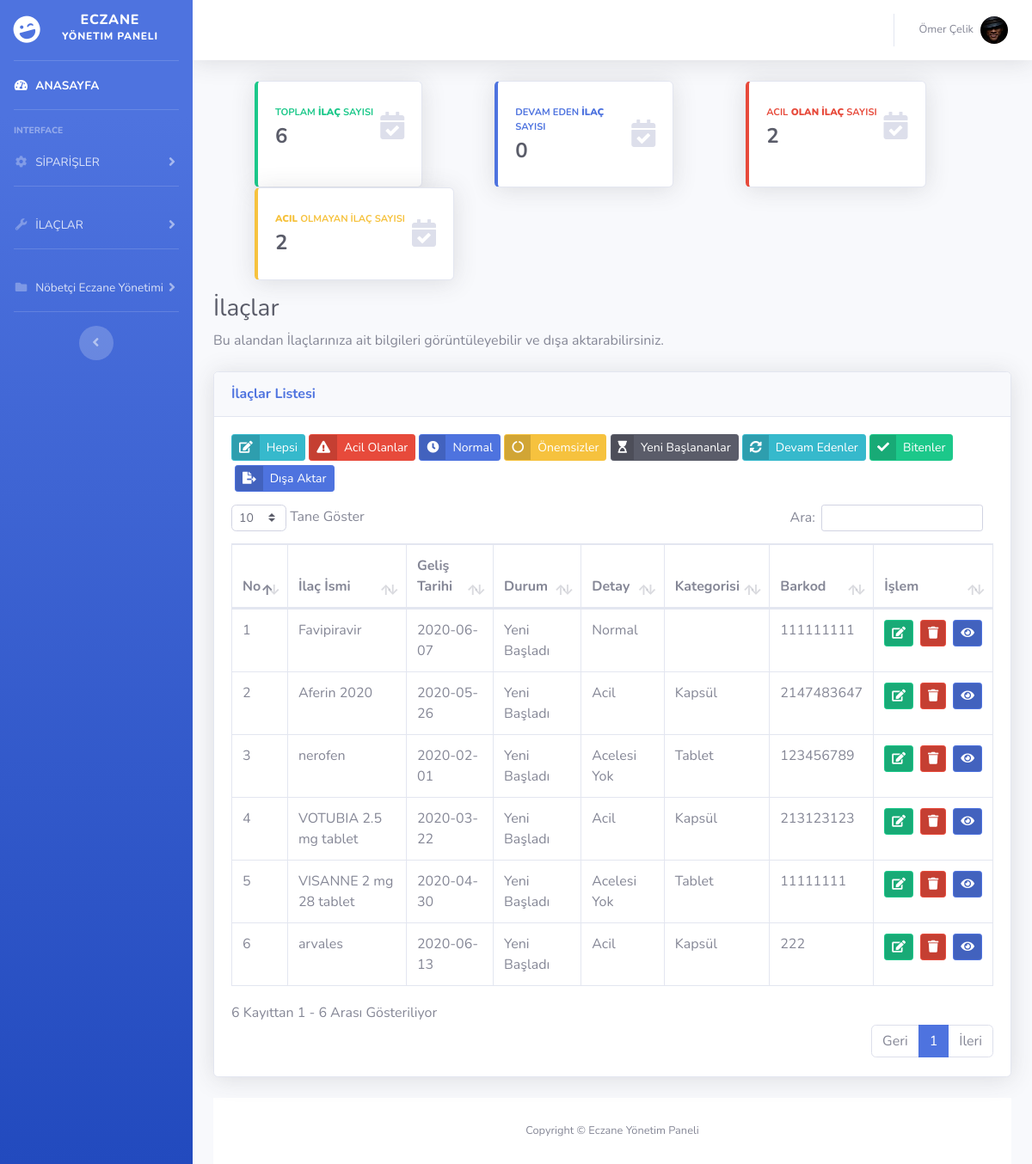
Page /ilaclar.php (signed in) on the committed database.
### tables this page shows
CREATE TABLE `ayarlar` (
  `id` int(11) NOT NULL,
  `site_baslik` varchar(300) NOT NULL,
  `site_aciklama` varchar(500) NOT NULL,
  `site_sahibi` varchar(200) NOT NULL
);

CREATE TABLE `ilac` (
  `i_id` int(11) NOT NULL,
  `i_adi` varchar(300) NOT NULL,
  `i_detay` varchar(500) NOT NULL,
  `i_durum` varchar(100) NOT NULL,
  `i_tarih` date NOT NULL,
  `i_kategori` varchar(500) NOT NULL,
  `barkod` int(50) NOT NULL
);

### ilaclar.php (the view, shortened to what this page needs)
<?php
include'header.php'
?>
<link href="vendor/datatables/dataTables.bootstrap4.min.css" rel="stylesheet">
<div class="row mb-3 mx-4">
<?php
				$ilacsor=$db->prepare("SELECT * FROM ilac");
				$ilacsor->execute();
				$sayi=$ilacsor->rowcount();
?>
	<div class="col-md-2.5  mx-5">
		<div class="card border-left-success shadow h-100 py-2">
			<div class="card-body">
				<div class="row no-gutters align-items-center">
					<div class="col mr-2">
						<div class="text-xs font-weight-bold text-success text-uppercase mb-1">Toplam<b> İlaç</b> Sayısı</div>
						<div class="h4 mb-0 font-weight-bold text-gray-800"><?php echo $sayi?></div>
						</div>
							<div class="col-auto">
								<i class="fas fa-calendar-check fa-2x text-gray-300"></i>
							</div>
				</div>
			</div>
		</div>
	</div>
	<?php
				$ilacsor=$db->prepare("SELECT * FROM ilac WHERE i_durum='Devam Ediyor'");
				$ilacsor->execute();
				$sayi=$ilacsor->rowcount();
?>
	<div class="col-md-3 mx-4">
		<div class="card border-left-primary shadow h-100 py-2">
			<div class="card-body">
				<div class="row no-gutters align-items-center">
					<div class="col mr-2">
						<div class="text-xs font-weight-bold text-primary text-uppercase mb-1">Devam Eden<b> İlaç</b> Sayısı</div>
						<div class="h4 mb-0 font-weight-bold text-gray-800"><?php echo $sayi?></div>
						</div>
							<div class="col-auto">
								<i class="fas fa-calendar-check fa-2x text-gray-300"></i>
							</div>
				</div>
			</div>
		</div>
	</div>
		<?php
				$ilacsor=$db->prepare("SELECT * FROM ilac WHERE i_detay='Acil'");
				$ilacsor->execute();
				$sayi=$ilacsor->rowcount();
?>
	<div class="col-md-2.5 mx-5">
		<div class="card border-left-danger shadow h-100 py-2">
			<div class="card-body">
				<div class="row no-gutters align-items-center">
					<div class="col mr-2">
						<div class="text-xs font-weight-bold text-danger text-uppercase mb-1">Acil<b> Olan İlaç</b> Sayısı</div>
						<div class="h4 mb-0 font-weight-bold text-gray-800"><?php echo $sayi?></div>
						</div>
							<div class="col-auto">
								<i class="fas fa-calendar-check fa-2x text-gray-300"></i>
							</div>
				</div>
			</div>
		</div>
	</div>
			<?php
				$ilacsor=$db->prepare("SELECT * FROM ilac WHERE i_detay='Acelesi Yok'");
				$ilacsor->execute();
				$sayi=$ilacsor->rowcount();
?>
	<div class="col-md-2.5 mx-5">
		<div class="card border-left-warning shadow h-100 py-2">
			<div class="card-body">
				<div class="row no-gutters align-items-center">
					<div class="col mr-2">
						<div class="text-xs font-weight-bold text-warning text-uppercase mb-1"><b>Acil </b> Olmayan İlaç Sayısı</div>
						<div class="h4 mb-0 font-weight-bold text-gray-800"><?php echo $sayi?></div>
						</div>
							<div class="col-auto">
								<i class="fas fa-calendar-check fa-2x text-gray-300"></i>
							</div>
				</div>
			</div>
		</div>
	</div>
</div>
<div class="container-fluid">
  <h1 class="h3 mb-2 text-gray-800">İlaçlar</h1>
  <p class="mb-4">Bu alandan İlaçlarınıza ait bilgileri görüntüleyebilir ve dışa aktarabilirsiniz.</p>
  <div class="card shadow mb-4">
    <div class="card-header py-3">
      <h6 class="m-0 font-weight-bold text-primary">İlaçlar Listesi</h6>
    </div>
    <div class="card-body" style="width: 100%">
      <div class="mobilgizle gizlemeyiac" style="margin-bottom: 10px;">
        <button type="button" id="hepsi" style="margin-bottom: 5px;" class="btn btn-sm btn-info btn-icon-split">
          <span class="icon text-white-65">
            <i class="fas fa-edit"></i>
          </span>
          <span class="text">Hepsi</span>
        </button>
        <button type="button" id="acil" style="margin-bottom: 5px;" class="btn btn-sm btn-danger btn-icon-split">
          <span class="icon text-white-65">
            <i class="fas fa-exclamation-triangle"></i>
          </span>
          <span class="text">Acil Olanlar</span>
        </button>
        <button type="button" id="normal" style="margin-bottom: 5px;" class="btn btn-sm btn-primary btn-icon-split">
          <span class="icon text-white-65">
            <i class="fas fa-clock"></i>
          </span>
          <span class="text">Normal</span>
        </button>
        <button type="button" id="acelesiyok" style="margin-bottom: 5px;" class="btn btn-sm btn-warning btn-icon-split">
          <span class="icon text-white-65">
            <i class="fas fa-circle-notch"></i>
          </span>
          <span class="text">Önemsizler</span>
        </button>
        <button type="button" id="yeni" style="margin-bottom: 5px;" class="btn btn-sm btn-dark btn-icon-split">
          <span class="icon text-white-65">
            <i class="fas fa-hourglass-start"></i>
          </span>
          <span class="text">Yeni Başlananlar</span>
        </button>
        <button type="button" id="devam" style="margin-bottom: 5px;" class="btn btn-sm btn-info btn-icon-split">
          <span class="icon text-white-65">
            <i class="fas fa-sync-alt"></i>
          </span>
          <span class="text">Devam Edenler</span>
        </button>
        <button type="button" id="bitti" style="margin-bottom: 5px;" class="btn btn-sm btn-success btn-icon-split">
          <span class="icon text-white-65">
            <i class="fas fa-check"></i>
          </span>
          <span class="text">Bitenler</span>
        </button>
        <span class="dropdown no-arrow">
         <button data-toggle="dropdown" aria-expanded="false" type="button" id="aktarmagizleme" style="margin-left: 4px; margin-bottom: 5px;" class="btn btn-sm btn-primary btn-icon-split dropdown-toggle"><span class="icon text-white-65"><i class="fas fa-file-export"></i></span><span class="text">Dışa Aktar</span>
         </button>
      </span>
    </div>
    <div class="table-responsive">
      <table class="table table-bordered" id="dataTable" width="100%" cellspacing="0">
        <thead>
          <tr>
            <th>No</th>
            <th>İlaç İsmi</th>
            <th>Geliş Tarihi</th>
			<th>Durum</th>
			<th>Detay</th>
            <th>Kategorisi</th>
			<th>Barkod</th>
            <th>İşlem</th>
          </tr>
        </thead>
        <tbody>
			<?php
				$sayi=0;
				$ilacsor=$db->prepare("SELECT * FROM ilac");
				$ilacsor->execute();
				while($ilaccek=$ilacsor->fetch(PDO::FETCH_ASSOC)) {
							$sayi++; ?>
						<tr>
							<td><?php echo $sayi ?></td>
							<td><?php echo $ilaccek['i_adi']?></td>
							<td><?php echo $ilaccek['i_tarih']	?></td>
							<td><?php echo $ilaccek['i_durum']	?></td>
							<td><?php echo $ilaccek['i_detay']	?></td>
							<td><?php echo $ilaccek['i_kategori']	?></td>
							<td><?php echo $ilaccek['barkod']	?></td>
							<td>
		 <div class="d-flex justify-content-center">
              <form action="ilacduzenle.php" method="POST">
                <button type="submit" name="ilacduzenle" class="btn btn-success btn-sm btn-icon-split">
                  <span class="icon text-white-60">
                    <i class="fas fa-edit"></i>
                  </span>
                </button>
              </form>
              <form class="mx-2" action="islemler/islem.php" method="POST">
                <button type="submit" name="ilacsilme" class="btn btn-danger btn-sm btn-icon-split">
                  <span class="icon text-white-60">
                    <i class="fas fa-trash"></i>
                  </span>
                </button>
              </form>
            <form action="siparisler.php" method="POST">
              <button type="submit" name="ilac_bak" class="btn btn-primary btn-sm btn-icon-split">
                <span class="icon text-white-60">
                  <i class="fas fa-eye"></i>
                </span>
              </button>
            </form>
          </div>
        </td>
      </tr>
					    <?php } ?>
					</tbody>
				</table>
		</div>
		</div>
	</div>
<?php include 'footer.php'; ?>

### header.php (shortened to what this page needs)
<?php
include 'islemler/baglan.php';
$ayarsor=$db->prepare("SELECT * FROM ayarlar");
$ayarsor->execute();
$ayarcek=$ayarsor->fetch(PDO::FETCH_ASSOC);
?>
<!DOCTYPE html>
<html lang="en">
<head>
	<link href="vendor/fontawesome-free/css/all.min.css" rel="stylesheet" type="text/css">
	<link href="css/sb-admin-2.min.css" rel="stylesheet">
</head>
<body id="page-top">
  <div id="wrapper">
    <ul class="navbar-nav bg-gradient-primary sidebar sidebar-dark accordion" id="accordionSidebar">
      <a class="sidebar-brand d-flex align-items-center justify-content-center" href="index.php">
        <div class="sidebar-brand-icon rotate-n-15">
          <i class="fas fa-laugh-wink"></i>
        </div>
        <div class="sidebar-brand-text mx-3">Eczane<sup> Yönetim Paneli</sup></div>
      </a>
      <hr class="sidebar-divider my-0">
      <li class="nav-item active">
        <a class="nav-link" href="index.php">
          <i class="fas fa-fw fa-tachometer-alt"></i>
          <span>ANASAYFA</span></a>
      </li>
      <hr class="sidebar-divider">
      <div class="sidebar-heading">
        Interface
      </div>
      <li class="nav-item">
        <a class="nav-link collapsed" href="#" data-toggle="collapse" data-target="#collapseTwo" aria-expanded="true" aria-controls="collapseTwo">
          <i class="fas fa-fw fa-cog"></i>
          <span>SİPARİŞLER</span>
        </a>
      </li>
	        <hr class="sidebar-divider">
      <li class="nav-item">
        <a class="nav-link collapsed" href="#" data-toggle="collapse" data-target="#collapseUtilities" aria-expanded="true" aria-controls="collapseUtilities">
          <i class="fas fa-fw fa-wrench"></i>
          <span>İLAÇLAR</span>
        </a>
      </li>
	        <hr class="sidebar-divider">
      <li class="nav-item">
        <a class="nav-link collapsed" href="nobetci_eczaneler.php" data-toggle="collapse" data-target="#collapsePages" aria-expanded="true" aria-controls="collapseTwo">
          <i class="fas fa-fw fa-folder"></i>
          <span>Nöbetçi Eczane Yönetimi</span>
        </a>
      </li>
      <hr class="sidebar-divider">
      <div class="text-center d-none d-md-inline">
        <button class="rounded-circle border-0" id="sidebarToggle"></button>
      </div>
    </ul>
    <div id="content-wrapper" class="d-flex flex-column">
      <div id="content">
        <nav class="navbar navbar-expand navbar-light bg-white topbar mb-4 static-top shadow">
          <ul class="navbar-nav ml-auto">
            <li class="nav-item dropdown no-arrow">
              <a class="nav-link dropdown-toggle" href="#" id="userDropdown" role="button" data-toggle="dropdown" aria-haspopup="true" aria-expanded="false">
                <span class="mr-2 d-none d-lg-inline text-gray-600 small"><?php echo $ayarcek['site_sahibi']?></span>
                <img class="img-profile rounded-circle" src="img/1.jpg"/>
              </a>
            </li>
          </ul>
        </nav>
      </div>

### ilaclar.php (style rules this page uses)
@media only screen and (min-width: 700px) { .mobilgizle { display: block; } }

### rows in the picture
ayarlar: site_sahibi "Ömer Çelik"
ilac: i_adi "Favipiravir", i_tarih "2020-06-07", i_durum "Yeni Başladı", i_detay "Normal", barkod "111111111"
ilac: i_adi "Aferin 2020", i_tarih "2020-05-26", i_durum "Yeni Başladı", i_detay "Acil", i_kategori "Kapsül", barkod "2147483647"
ilac: i_adi "nerofen", i_tarih "2020-02-01", i_durum "Yeni Başladı", i_detay "Acelesi Yok", i_kategori "Tablet", barkod "123456789"
ilac: i_adi "VOTUBIA 2.5 mg tablet", i_tarih "2020-03-22", i_durum "Yeni Başladı", i_detay "Acil", i_kategori "Kapsül", barkod "213123123"
ilac: i_adi "VISANNE 2 mg 28 tablet", i_tarih "2020-04-30", i_durum "Yeni Başladı", i_detay "Acelesi Yok", i_kategori "Tablet", barkod "11111111"
ilac: i_adi "arvales", i_tarih "2020-06-13", i_durum "Yeni Başladı", i_detay "Acil", i_kategori "Kapsül", barkod "222"

### other values in the picture
$sayi "6"
$sayi "0"
$sayi "2"
